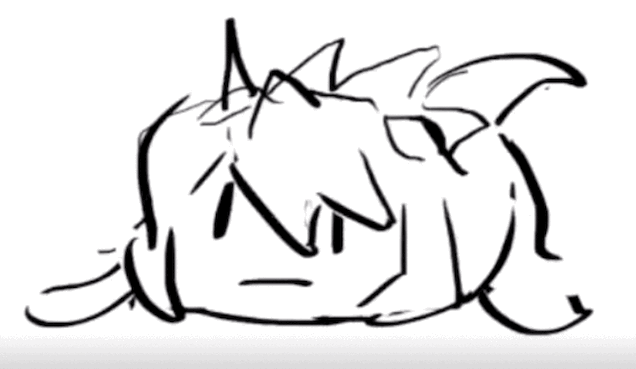
#> input picture image_processing/input/throbber/huh.gif, 636 x 369 px, found by its file name; its folder holds only this picture in this run
$ python gen_throbbers.py
#> lines starting #> are read from the running program, lines starting #| are printed output that depends on the picture; after the words box and inside, x2 and y2 are one past the last pixel; in counts of white or black regions, pixels touching at a corner belong together
### image_processing/file.py
import os
from subprocess import run
from PIL import Image

def iter_img(directory, show_error=False):
    'Generate all valid image files from given directory.'
    for filename in os.listdir(directory):
        try:
            im = Image.open(os.path.join(directory, filename))
            yield filename, im
        except Exception as message:
            if show_error:
                print('Error opening {}: {}.'.format(filename, message))

def save_gif(frames, path, delay=-1, show_error=True):
    'Save frames as GIF and attempt to compress results with Gifsicle.'
    if delay < 0:
        frames[0].save(path, save_all=True, append_images=frames[1:], transparency=0, disposal=2, loop=0)
    else:
        frames[0].save(path, save_all=True, append_images=frames[1:], transparency=0, disposal=2, duration=delay, loop=0)
    try:
        run(['gifsicle', path, '-o', path])
    except Exception as message:
        if show_error:
            print('Could not optimize {}: {}.'.format(path, message))

def mkdir(directory):
    'Create directory unless it already exists.'
    os.makedirs(directory, exist_ok=True)

### image_processing/gen_throbbers.py
from PIL import ImageOps
from image_processing import file

def dichotimize_gif(im):
    'Return frames of GIF converted to black and white and inverted.'
    frames = []
#> frames = []
    for i in range(im.n_frames):
        im.seek(i)
        bw = im.convert('1', dither=False)
        frame = ImageOps.invert(bw.convert('L'))
        frames.append(frame)
#> this loop made 5 passes
#> pass 1, in dichotimize_gif, `bw = im.convert('1', dither=False)`:
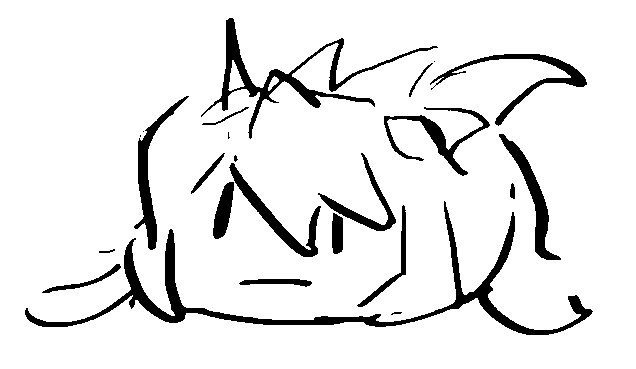
#> bw: PIL image 636x369 1; 91% white; 24 black regions (6 under 20 px), largest, box (x1, y1, x2, y2) and area: (25, 201, 593, 335) 6480, (201, 18, 438, 139) 3213, (134, 96, 189, 250) 1553
#> pass 2, in dichotimize_gif, `bw = im.convert('1', dither=False)`:
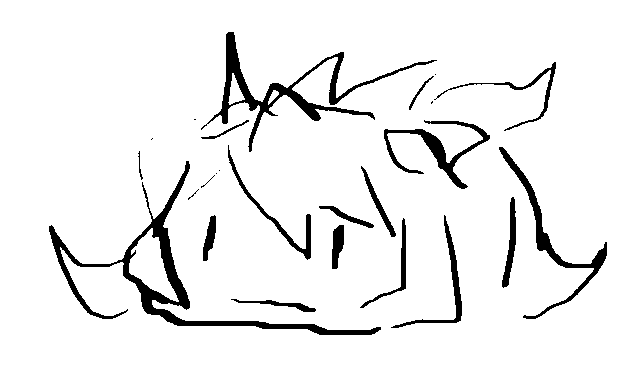
#> bw: PIL image 636x369 1; 93.2% white; 25 black regions (8 under 20 px), largest, box (x1, y1, x2, y2) and area: (49, 161, 381, 335) 4573, (201, 32, 437, 152) 3183, (499, 147, 607, 319) 1680
#> after the loop:
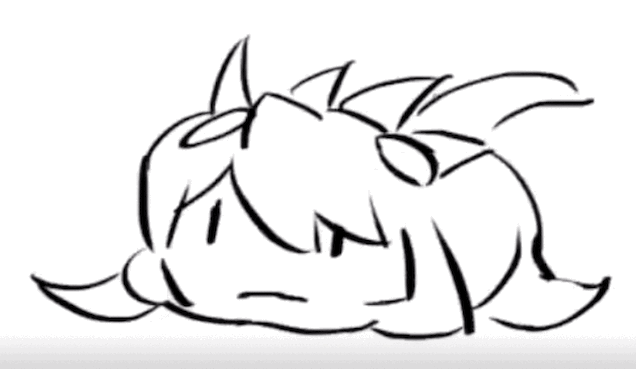
#> im: PIL image 636x369 RGB; mean R, G, B 233.8, 233.5, 233.9
#> after the loop, frames = 5 items
    return frames

if __name__ == '__main__':
    file.mkdir('image_processing/output/throbber')

    for filename, im in file.iter_img('image_processing/input/throbber'):
        if filename.split('.')[-1] == 'gif':
            frames = dichotimize_gif(im)
#> frames = 5 items
            file.save_gif(frames, 'image_processing/output/throbber/' + filename)
